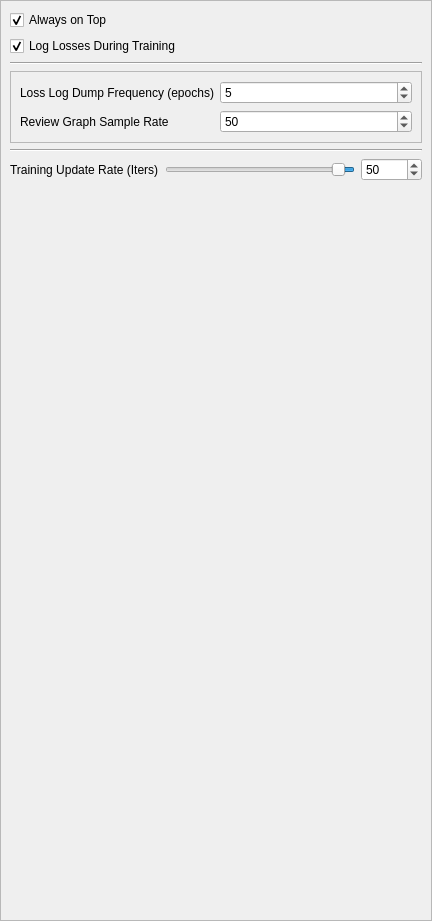
                 <widget class="QWidget" name="setting_settings_container">
                  <property name="geometry">
                   <rect>
                    <x>0</x>
                    <y>0</y>
                    <width>432</width>
                    <height>921</height>
                   </rect>
                  </property>
                  <layout class="QVBoxLayout" name="verticalLayout_50">
                   <property name="leftMargin">
                    <number>0</number>
                   </property>
                   <property name="topMargin">
                    <number>0</number>
                   </property>
                   <property name="rightMargin">
                    <number>0</number>
                   </property>
                   <property name="bottomMargin">
                    <number>0</number>
                   </property>
                   <item>
                    <widget class="QFrame" name="frame_53">
                     <property name="frameShape">
                      <enum>QFrame::StyledPanel</enum>
                     </property>
                     <property name="frameShadow">
                      <enum>QFrame::Raised</enum>
                     </property>
                     <layout class="QVBoxLayout" name="verticalLayout_42">
                      <item>
                       <widget class="QCheckBox" name="always_on_top">
                        <property name="text">
                         <string>Always on Top</string>
                        </property>
                        <property name="checked">
                         <bool>true</bool>
                        </property>
                       </widget>
                      </item>
                      <item>
                       <widget class="QCheckBox" name="log_losses">
                        <property name="text">
                         <string>Log Losses During Training</string>
                        </property>
                        <property name="checked">
                         <bool>true</bool>
                        </property>
                       </widget>
                      </item>
                      <item>
                       <widget class="Line" name="line_38">
                        <property name="orientation">
                         <enum>Qt::Horizontal</enum>
                        </property>
                       </widget>
                      </item>
                      <item>
                       <widget class="QFrame" name="frame_94">
                        <property name="frameShape">
                         <enum>QFrame::StyledPanel</enum>
                        </property>
                        <property name="frameShadow">
                         <enum>QFrame::Raised</enum>
                        </property>
                        <layout class="QFormLayout" name="formLayout_9">
                         <item row="0" column="0">
                          <widget class="QLabel" name="label_18">
                           <property name="sizePolicy">
                            <sizepolicy hsizetype="Maximum" vsizetype="Preferred">
                             <horstretch>0</horstretch>
                             <verstretch>0</verstretch>
                            </sizepolicy>
                           </property>
                           <property name="text">
                            <string>Loss Log Dump Frequency (epochs)</string>
                           </property>
                          </widget>
                         </item>
                         <item row="0" column="1">
                          <widget class="QSpinBox" name="loss_dump_frequency">
                           <property name="minimum">
                            <number>1</number>
                           </property>
                           <property name="maximum">
                            <number>999</number>
                           </property>
                           <property name="singleStep">
                            <number>1</number>
                           </property>
                           <property name="value">
                            <number>5</number>
                           </property>
                          </widget>
                         </item>
                         <item row="1" column="0">
                          <widget class="QLabel" name="label_40">
                           <property name="text">
                            <string>Review Graph Sample Rate</string>
                           </property>
                          </widget>
                         </item>
                         <item row="1" column="1">
                          <widget class="QSpinBox" name="review_graph_sample_rate">
                           <property name="minimum">
                            <number>1</number>
                           </property>
                           <property name="maximum">
                            <number>99999</number>
                           </property>
                           <property name="singleStep">
                            <number>5</number>
                           </property>
                           <property name="value">
                            <number>50</number>
                           </property>
                          </widget>
                         </item>
                        </layout>
                       </widget>
                      </item>
                      <item>
                       <widget class="Line" name="line_26">
                        <property name="orientation">
                         <enum>Qt::Horizontal</enum>
                        </property>
                       </widget>
                      </item>
                      <item>
                       <layout class="QHBoxLayout" name="horizontalLayout_31">
                        <item>
                         <widget class="QLabel" name="label_44">
                          <property name="text">
                           <string>Training Update Rate (Iters)</string>
                          </property>
                         </widget>
                        </item>
                        <item>
                         <widget class="QSlider" name="update_frequency_slider">
                          <property name="minimum">
                           <number>1</number>
                          </property>
                          <property name="maximum">
                           <number>1000</number>
                          </property>
                          <property name="singleStep">
                           <number>10</number>
                          </property>
                          <property name="pageStep">
                           <number>50</number>
                          </property>
                          <property name="value">
                           <number>50</number>
                          </property>
                          <property name="orientation">
                           <enum>Qt::Horizontal</enum>
                          </property>
                          <property name="invertedAppearance">
                           <bool>true</bool>
                          </property>
                          <property name="invertedControls">
                           <bool>false</bool>
                          </property>
                         </widget>
                        </item>
                        <item>
                         <widget class="QSpinBox" name="update_frequency">
                          <property name="minimum">
                           <number>1</number>
                          </property>
                          <property name="maximum">
                           <number>99999</number>
                          </property>
                          <property name="singleStep">
                           <number>10</number>
                          </property>
                          <property name="value">
                           <number>50</number>
                          </property>
                         </widget>
                        </item>
                       </layout>
                      </item>
                      <item>
                       <spacer name="verticalSpacer_13">
                        <property name="orientation">
                         <enum>Qt::Vertical</enum>
                        </property>
                        <property name="sizeHint" stdset="0">
                         <size>
                          <width>20</width>
                          <height>40</height>
                         </size>
                        </property>
                       </spacer>
                      </item>
                     </layout>
                    </widget>
                   </item>
                  </layout>
                 </widget>
